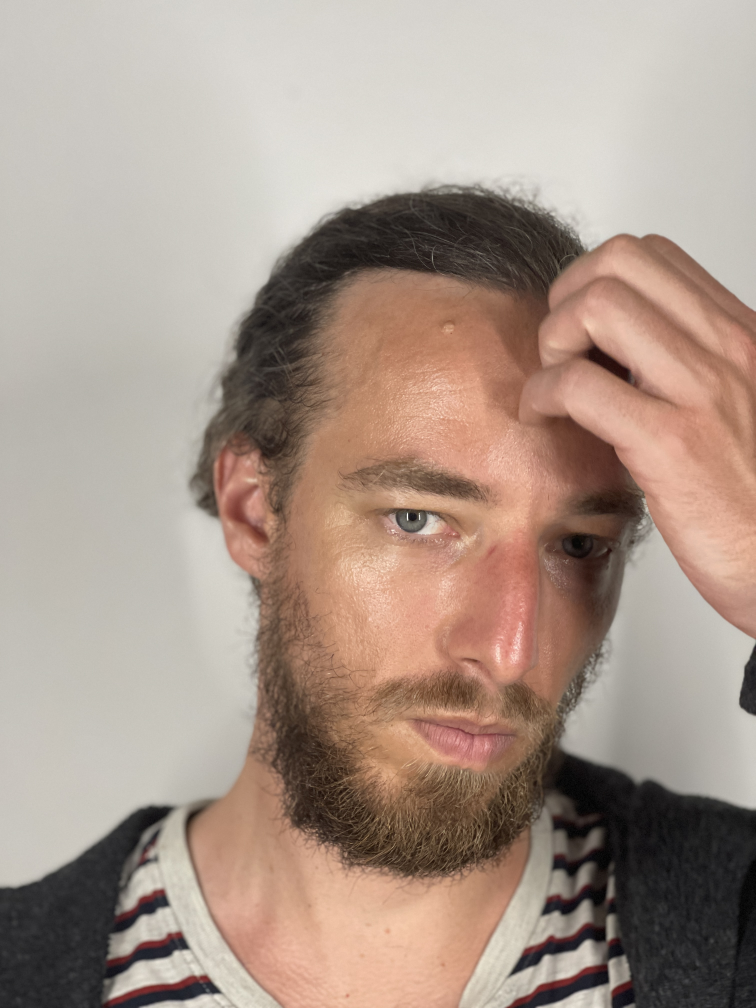
#> input picture input/IMG_8157.jpg, 3024 x 4032 px (shown at 1/4 size); its folder holds only this picture in this run
$ python process.py
#> lines starting #> are read from the running program, lines starting #| are printed output that depends on the picture
#from chatgpt 3.5
from PIL import Image
import os
import csv

#definitions
def splitImagesInHalf(image):
    # Get the dimensions of the original image
    width, height = image.size

    # Split the image vertically into left and right halves
    left_half = image.crop((0, 0, width // 2, height))
    right_half = image.crop((width // 2, 0, width, height))

    # Create a new canvas for arranging the split images
    new_canvas = Image.new("RGBA", (2400, 1600), (255, 255, 255, 0))

    # Arrange the split images on the canvas
    new_canvas.paste(left_half, (0, 0))
    new_canvas.paste(right_half, (width // 2, 0))
    new_canvas.paste(right_half, (width // 2 + width // 2, 0))
    new_canvas.paste(left_half, (width // 2 + 2*width // 2, 0))

    return new_canvas

def splitImages(image, x):
    # Get the dimensions of the original image
    width, height = image.size

    # Split the image vertically into left and right halves
    left_half = image.crop((0, 0, x, height))
    right_half = image.crop((x, 0, width, height))

    # Create a new canvas for arranging the split images
    new_canvas = Image.new("RGBA", (2400, 1600), (255, 255, 255, 0))

    # Arrange the split images on the canvas
    new_canvas.paste(left_half, (0, 0))
    new_canvas.paste(right_half, (x, 0))
    new_canvas.paste(right_half, (width, 0))
    new_canvas.paste(left_half, (width + (width-x), 0))

    return new_canvas

def doubleHalves(image, x):
    # Get the dimensions of the original image
    width, height = image.size

    # Split the image vertically into left and right halves
    left_half = image.crop((0, 0, x, height))
    right_half = image.crop((x, 0, width, height))

    # Flip the second left and right image halves horizontally
    flipped_left_half = left_half.transpose(Image.FLIP_LEFT_RIGHT)
    flipped_right_half = right_half.transpose(Image.FLIP_LEFT_RIGHT)

    # Create a new canvas for arranging the split images
    new_canvas = Image.new("RGBA", (2400, 1600), (255, 255, 255, 0))

    # Arrange the split images on the canvas
    new_canvas.paste(left_half, (0, 0))
    new_canvas.paste(flipped_left_half, (x, 0))
    new_canvas.paste(flipped_right_half, (2*x, 0))
    new_canvas.paste(right_half, (width + x, 0))

    return new_canvas


source_directory = "./"
input_directory = "./input/"
output_directory = "./output/"
hints_file = "halves_sample.csv"

# process files of choice, with user computed halfpoints
half_points = []
with open(os.path.join(source_directory, hints_file)) as filecsv:
#> (reads halves_sample.csv from the repository)
    for line in filecsv:
        el = line.strip().split(", ")
        el[1] = int(el[1])
        half_points.append( el )
half_points = dict(half_points)
filelist = half_points.keys()


# Ensure the output directory exists
if not os.path.exists(output_directory):
    os.makedirs(output_directory)

# Iterate through each file in the input directory
#for filename in os.listdir(input_directory):
for filename in filelist:
    if filename.lower().endswith(".jpg"):
        input_path = os.path.join(input_directory, filename)
        output_path = os.path.join(output_directory, "resize_" + os.path.splitext(filename)[0] + ".png")

        # Open the image
        image = Image.open(input_path)
#> image is the input picture: PIL image 3024x4032 RGB; mean R, G, B 169.5, 150.9, 138.9
        old_width, old_height = image.size
#> old_width = 3024; old_height = 4032

        # Resize the image while maintaining aspect ratio
        new_width = 1200
        new_height = int(new_width * image.height / image.width)
#> new_height = 1600
        resized_image = image.resize((new_width, new_height))

        # # Create a new canvas
        # new_canvas = Image.new("RGBA", (2400, 1600), (255, 255, 255, 0))
        # # Paste the resized image onto the canvas
        # new_canvas.paste(split_image, (0, 0, new_width, new_height))

        # Inside the loop where you process images
        # After resizing the image, call the splitImages function
        half = round(half_points[filename]/old_width * new_width)
#> half = 759
        new_canvas = doubleHalves(resized_image, half)
#> in doubleHalves, `left_half = image.crop((0, 0, x, height))`:
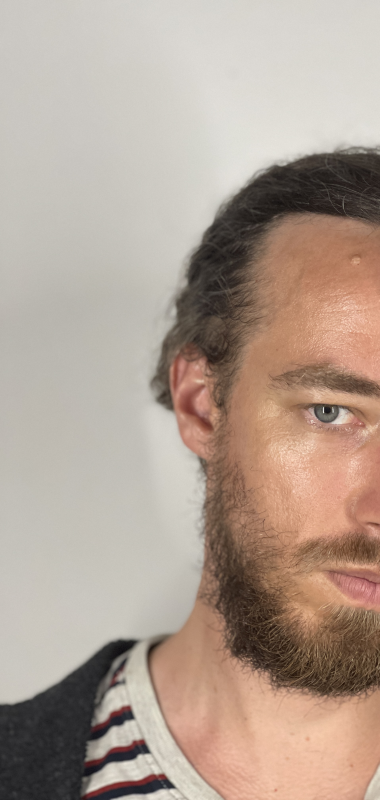
#> left_half: PIL image 759x1600 RGB (shown at 1/2 size); mean R, G, B 177.2, 159.7, 147.2
#> in doubleHalves, `right_half = image.crop((x, 0, width, height))`:
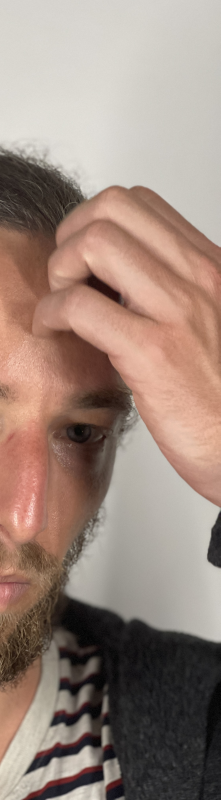
#> right_half: PIL image 441x1600 RGB (shown at 1/2 size); mean R, G, B 156.4, 135.6, 124.7
#> in doubleHalves, `flipped_left_half = left_half.transpose(Image.FLIP_LEFT_RIGHT)`:
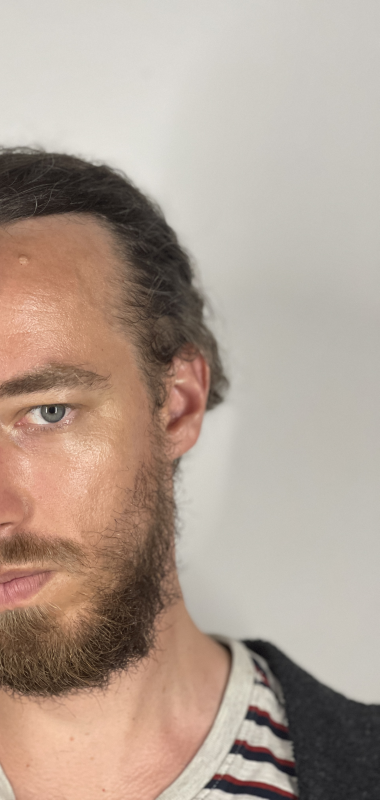
#> flipped_left_half: PIL image 759x1600 RGB (shown at 1/2 size); mean R, G, B 177.2, 159.7, 147.2
#> in doubleHalves, `flipped_right_half = right_half.transpose(Image.FLIP_LEFT_RIGHT)`:
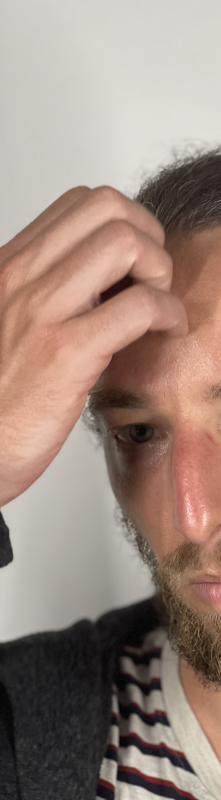
#> flipped_right_half: PIL image 441x1600 RGB (shown at 1/2 size); mean R, G, B 156.4, 135.6, 124.7
#> in doubleHalves, `new_canvas.paste(flipped_left_half, (x, 0))`:
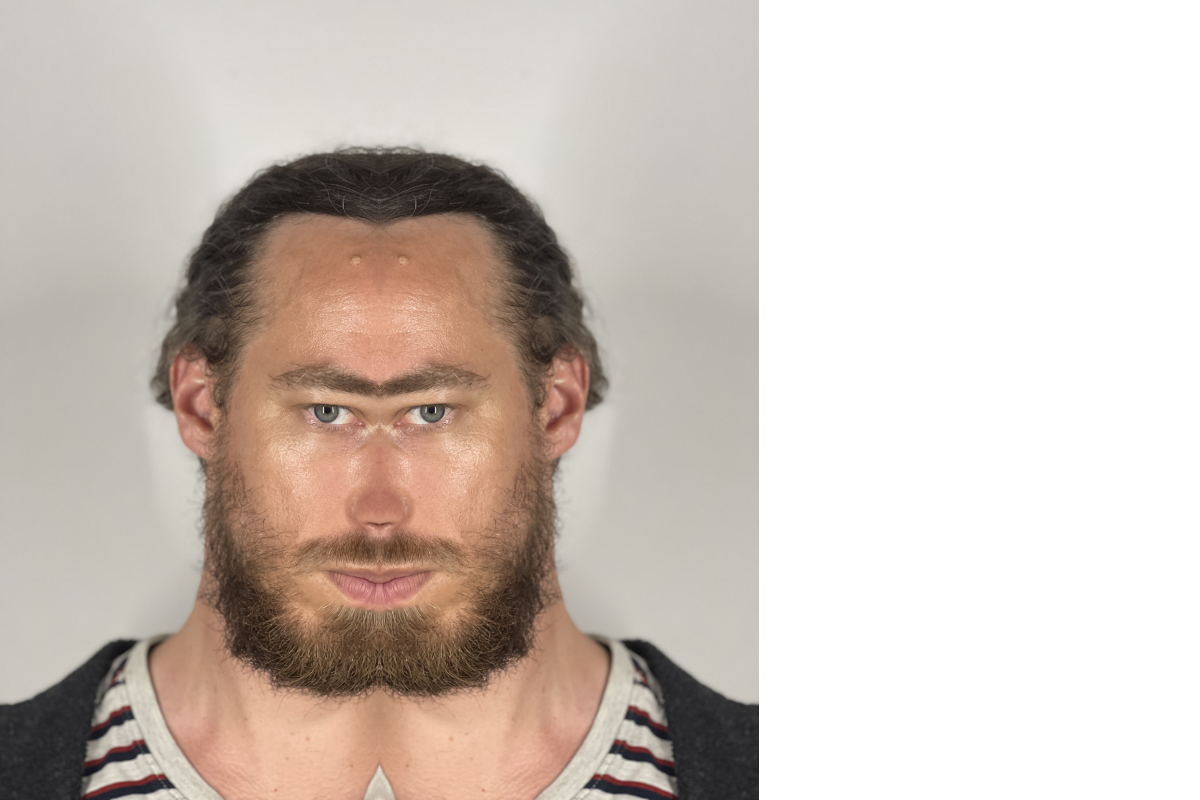
#> new_canvas: PIL image 2400x1600 RGBA (shown at 1/2 size); mean R, G, B, A 205.8, 194.7, 186.8, 161.3; transparent parts drawn white
#> in doubleHalves, `new_canvas.paste(flipped_right_half, (2*x, 0))`:
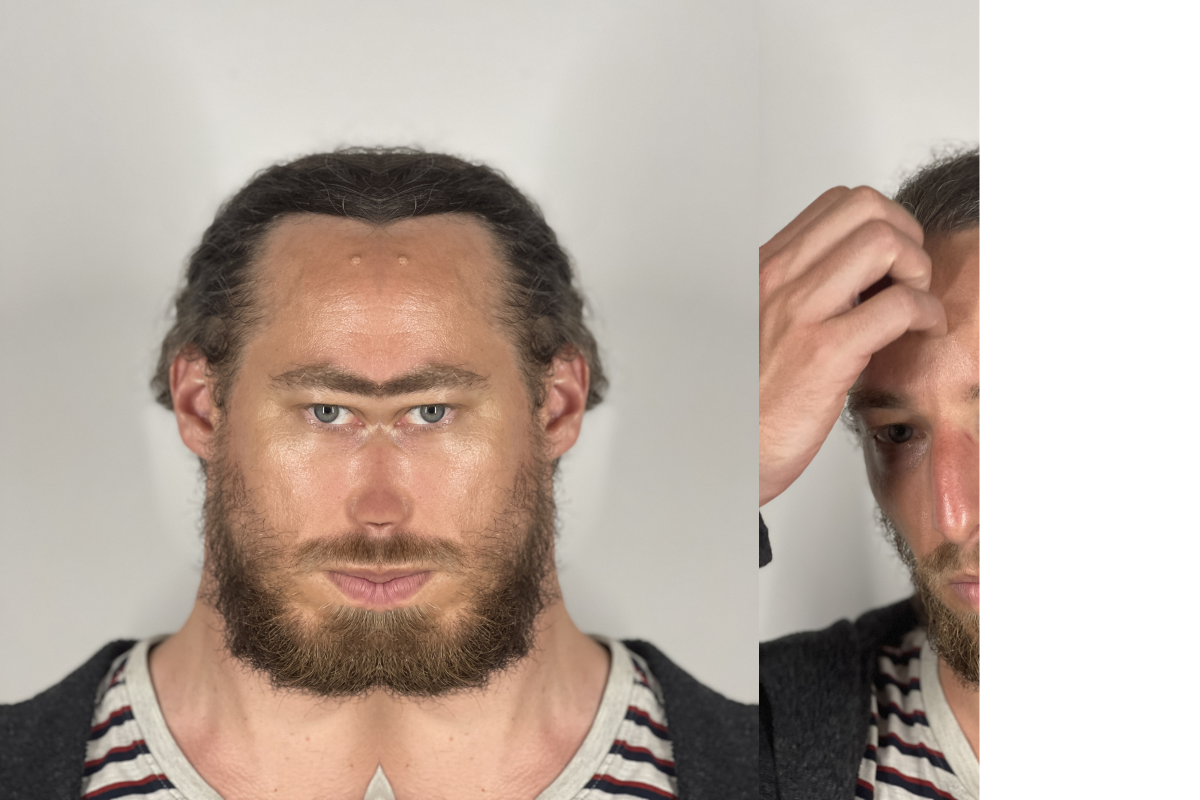
#> new_canvas: PIL image 2400x1600 RGBA (shown at 1/2 size); mean R, G, B, A 187.7, 172.8, 162.8, 208.1; transparent parts drawn white
#> in doubleHalves, `new_canvas.paste(right_half, (width + x, 0))`:
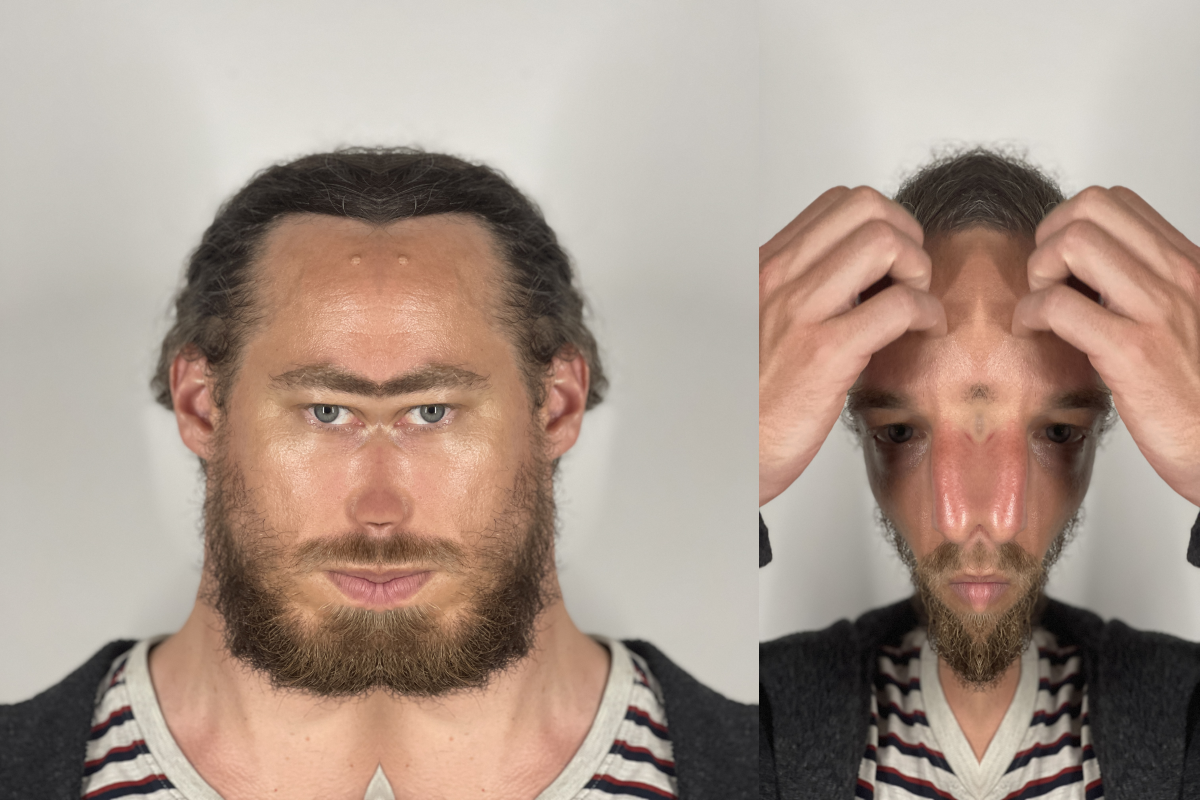
#> new_canvas: PIL image 2400x1600 RGBA (shown at 1/2 size); mean R, G, B, A 169.5, 150.9, 138.9, 255
#> (the run stopped early here; a loop or call above may not have finished)
